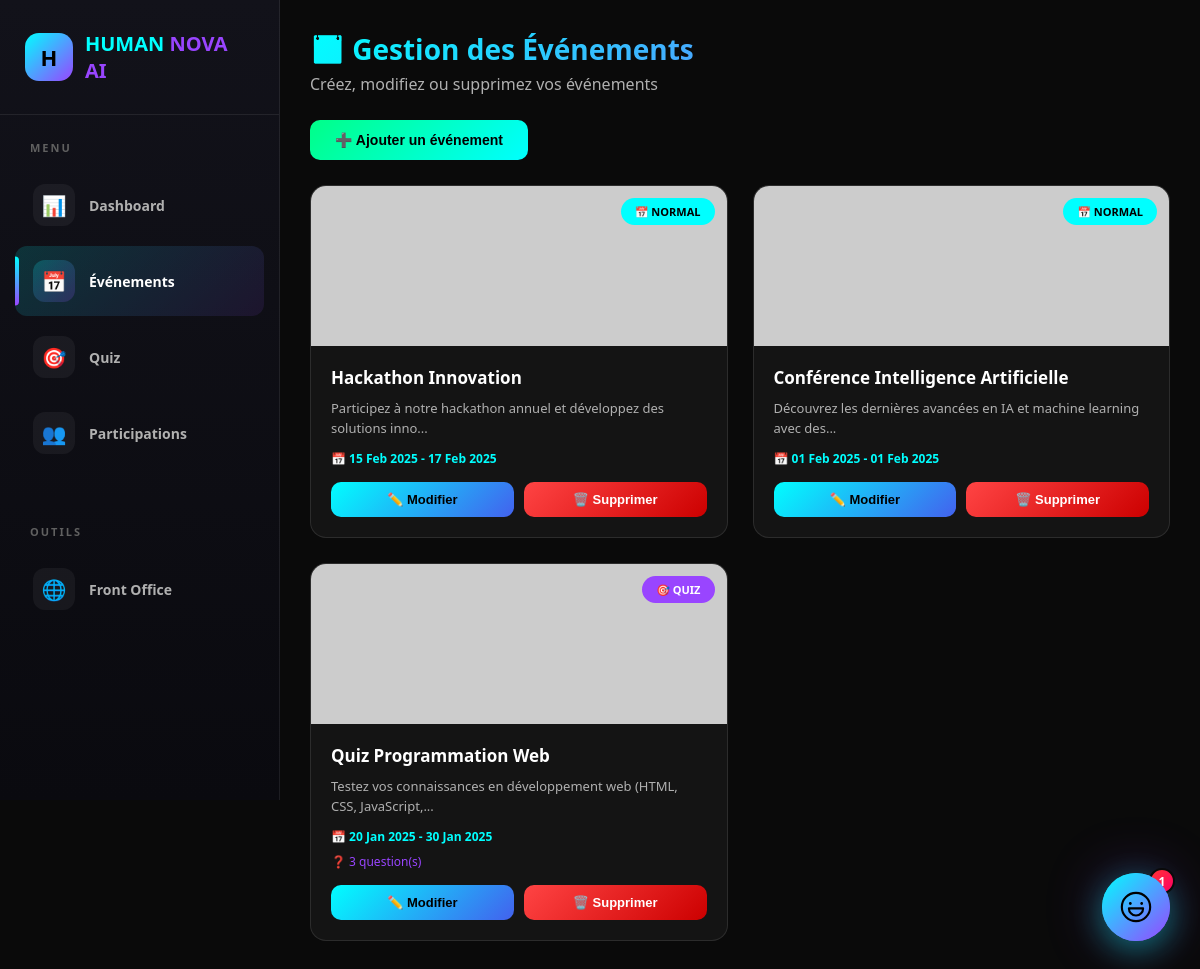
The page /views/admin/manage-events.php on the database its author committed.
### tables this page shows
CREATE TABLE evenements (
    id INT AUTO_INCREMENT PRIMARY KEY,
    type ENUM('normal', 'quiz') NOT NULL DEFAULT 'normal',
    titre VARCHAR(150) NOT NULL,
    description TEXT NOT NULL,
    date_debut DATETIME NOT NULL,
    date_fin DATETIME NOT NULL,
    image_url VARCHAR(500) DEFAULT 'https://via.placeholder.com/600x400?text=No+Image',
    nombre_questions INT DEFAULT 0,
    created_at TIMESTAMP DEFAULT CURRENT_TIMESTAMP,
    updated_at TIMESTAMP DEFAULT CURRENT_TIMESTAMP ON UPDATE CURRENT_TIMESTAMP
);

### models/Evenement.php (called while the page is built, shortened)
<?php
class Evenement {
    private $conn;
    private $table = "evenements";
    public function __construct($db) {
        $this->conn = $db;
    }
    public function readAll() {
        $query = "SELECT * FROM " . $this->table . " ORDER BY date_debut DESC";
        $stmt = $this->conn->prepare($query);
        $stmt->execute();
        return $stmt;
    }
}
?>

### views/admin/manage-events.php (the view, shortened to what this page needs)
<?php
require_once '../../config/database.php';
require_once '../../models/Evenement.php';
require_once '../../models/Reponse.php';
$database = new Database();
$db = $database->getConnection();
$evenement = new Evenement($db);
$filterType = isset($_GET['type']) ? $_GET['type'] : '';
if ($filterType === 'quiz') {
    $stmt = $evenement->readByType('quiz');
} else {
    $stmt = $evenement->readAll();
}
$events = $stmt->fetchAll(PDO::FETCH_ASSOC);
function getImagePath($url)
{
    return $url;
}
?>
<!DOCTYPE html>
<html lang="fr">
<head>
</head>
<body>
    <aside class="sidebar">
        <div class="sidebar-logo">
            <a href="../../index.php" class="logo-link">
                <div class="logo-icon">H</div>
                <div class="logo-text"><span class="prism">HUMAN</span> <span class="flux">NOVA AI</span></div>
            </a>
        </div>
        <div class="sidebar-section">
            <div class="sidebar-section-title">Menu</div>
            <ul class="sidebar-menu">
                <li><a href="dashboard.php" class="sidebar-link">
                        <div class="sidebar-icon">📊</div><span>Dashboard</span>
                    </a></li>
                <li><a href="manage-events.php" class="sidebar-link <?php echo empty($filterType) ? 'active' : ''; ?>">
                        <div class="sidebar-icon">📅</div><span>Événements</span>
                    </a></li>
                <li><a href="manage-events.php?type=quiz"
                        class="sidebar-link <?php echo $filterType === 'quiz' ? 'active' : ''; ?>">
                        <div class="sidebar-icon">🎯</div><span>Quiz</span>
                    </a></li>
                <li><a href="manage-participations.php" class="sidebar-link">
                        <div class="sidebar-icon">👥</div><span>Participations</span>
                    </a></li>
            </ul>
        </div>
        <div class="sidebar-section">
            <div class="sidebar-section-title">Outils</div>
            <ul class="sidebar-menu">
                <li><a href="../front/events.php" class="sidebar-link">
                        <div class="sidebar-icon">🌐</div><span>Front Office</span>
                    </a></li>
            </ul>
        </div>
    </aside>
    <main class="main-content">
        <div class="page-header">
            <h1 class="page-title">📅 Gestion des <?php echo $filterType === 'quiz' ? 'Quiz' : 'Événements'; ?></h1>
            <p class="page-subtitle">Créez, modifiez ou supprimez vos
                <?php echo $filterType === 'quiz' ? 'quiz' : 'événements'; ?></p>
        </div>
        <button class="btn btn-add" onclick="openAddModal()">➕ Ajouter un
            <?php echo $filterType === 'quiz' ? 'quiz' : 'événement'; ?></button>
        <div class="events-grid">
            <?php if (empty($events)): ?>
                <p style="color: var(--text-secondary); grid-column: 1/-1; text-align: center;">Aucun
                    <?php echo $filterType === 'quiz' ? 'quiz' : 'événement'; ?>.</p>
            <?php else: ?>
                <?php foreach ($events as $event): ?>
                    <div class="event-card">
                        <div class="card-image">
                            <img src="<?php echo getImagePath($event['image_url']); ?>"
                                alt="<?php echo htmlspecialchars($event['titre']); ?>"
                                onerror="this.src='https://via.placeholder.com/600x400/1a1a1a/00ffff?text=Event'">
                            <span
                                class="card-badge <?php echo $event['type'] === 'quiz' ? 'badge-quiz' : 'badge-normal'; ?>"><?php echo $event['type'] === 'quiz' ? '🎯 Quiz' : '📅 Normal'; ?></span>
                        </div>
                        <div class="card-content">
                            <h3 class="card-title"><?php echo htmlspecialchars($event['titre']); ?></h3>
                            <p class="card-description"><?php echo htmlspecialchars(substr($event['description'], 0, 70)); ?>...
                            </p>
                            <div class="card-date">📅 <?php echo date('d M Y', strtotime($event['date_debut'])); ?> -
                                <?php echo date('d M Y', strtotime($event['date_fin'])); ?></div>
                            <?php if ($event['type'] === 'quiz'): ?>
                                <p style="color: var(--accent-purple); font-size: 12px; margin-top: 8px;">❓
                                    <?php echo $event['nombre_questions'] ?? 0; ?> question(s)</p>
                            <?php endif; ?>
                            <div class="card-actions">
                                <button class="btn btn-primary" onclick="openEditModal(<?php echo $event['id']; ?>)">✏️
                                    Modifier</button>
                                <button class="btn btn-danger"
                                    onclick="showDeleteConfirm(<?php echo $event['id']; ?>, '<?php echo htmlspecialchars(addslashes($event['titre'])); ?>')">🗑️
                                    Supprimer</button>
                            </div>
                        </div>
                    </div>
                <?php endforeach; ?>
            <?php endif; ?>
        </div>
    </main>
</body>
</html>

### rows shown on the page
evenements: type "📅 NORMAL", titre "Hackathon Innovation", description "Participez à notre hackathon annuel et développez des solutions inno", date_debut "15 Feb 2025", date_fin "17 Feb 2025"
evenements: type "📅 NORMAL", titre "Conférence Intelligence Artificielle", description "Découvrez les dernières avancées en IA et machine learning avec des", date_debut "01 Feb 2025", date_fin "01 Feb 2025"
evenements: type "🎯 QUIZ", titre "Quiz Programmation Web", description "Testez vos connaissances en développement web (HTML, CSS, JavaScript,", date_debut "20 Jan 2025", date_fin "30 Jan 2025", nombre_questions "3"
